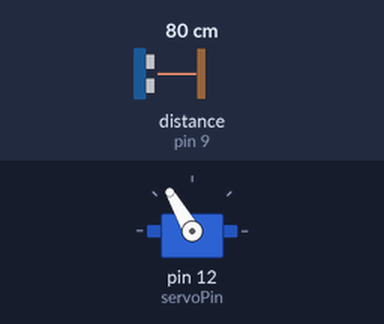
Recording of a sketch running on a simulated Arduino Uno, built with avr-gcc and run on an emulated ATmega328P. Parts: servo. Wiring (inferred from the names in the program): ultrasonic range finder: trigger pin 4; echo pin 9. The test bench sets the inputs (shaded band); at power-on: distance to the obstacle (sensor on pin 9) 80 cm. The echo pulse lasts 58.3 µs per cm.

Above: at 1.2 s.
1.3 s: distance to the obstacle (sensor on pin 9) set to 5 cm
2.8 s: distance to the obstacle (sensor on pin 9) set to 2 cm
At 3.6 s:
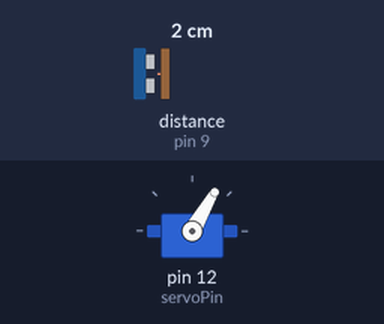
4.3 s: distance to the obstacle (sensor on pin 9) set to 6 cm
5.8 s: distance to the obstacle (sensor on pin 9) set to 9 cm
At 7.1 s:
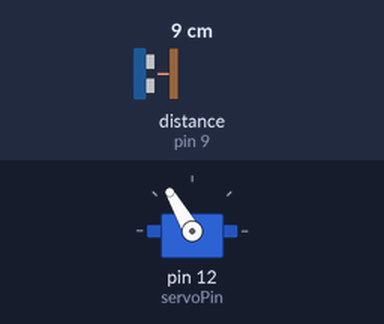
Timing chart, 0 to 8.3 s (numbered marks = the images above; inputs shaded):
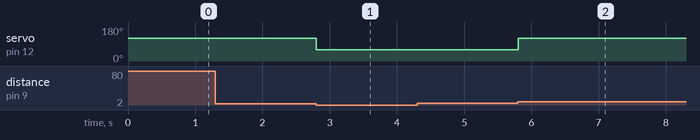

The sketch:

gripper.ino
```cpp
#include <Servo.h>

// Define the servo pin
const int servoPin = 12;

// Define servo object
Servo gripperServo;

// Define gripper positions
const int closedPosition = 60; // Adjust as needed
const int openPosition = 120; // Adjust as needed

// Define ultrasonic sensor pins
const int trigPin = 4; // Trig pin of ultrasonic sensor
const int echoPin = 9; // Echo pin of ultrasonic sensor

// Define variables for gripper state
bool gripperOpen = true;

void setup() {
  // Attach the servo to the pin
  gripperServo.attach(servoPin);

  // Initialize ultrasonic sensor pins
  pinMode(trigPin, OUTPUT);
  pinMode(echoPin, INPUT);

  // Initially open the gripper
  gripperServo.write(openPosition);
}

void loop() {
  // Trigger the ultrasonic sensor
  digitalWrite(trigPin, LOW);
  delayMicroseconds(2);
  digitalWrite(trigPin, HIGH);
  delayMicroseconds(10);
  digitalWrite(trigPin, LOW);

  // Measure the echo time to determine distance
  long duration = pulseIn(echoPin, HIGH);
  int distance = duration * 0.034 / 1.5;

  // If an object is within range, close the gripper
  if (distance < 4 && gripperOpen) {
    gripperServo.write(closedPosition);
    gripperOpen = false;
    // Adjust delay as needed to ensure stable gripping
    delay(500);
  }
  // If no object is detected, open the gripper
  else if (distance >= 9 && !gripperOpen) {
    gripperServo.write(openPosition);
    gripperOpen = true;
    // Adjust delay as needed to ensure stable release
    delay(500);
  }

  // Optional: Add a small delay to reduce loop frequency
  // delay(100);
}
```

Measured:
- the behaviour switches between 4 and 3 cm on distance to the obstacle (sensor on pin 9) (found by bisection; images 0 and 1)
- the behaviour switches between 7 and 8 cm on distance to the obstacle (sensor on pin 9) (found by bisection; images 1 and 2)
- after the input at 1.3 s, every drawn part: stays the same
- after the input at 2.8 s, servo on pin 12 (servoPin): 120° → 60° at once
- after the input at 4.3 s, every drawn part: stays the same
- after the input at 5.8 s, servo on pin 12 (servoPin): 60° → 120° at once
